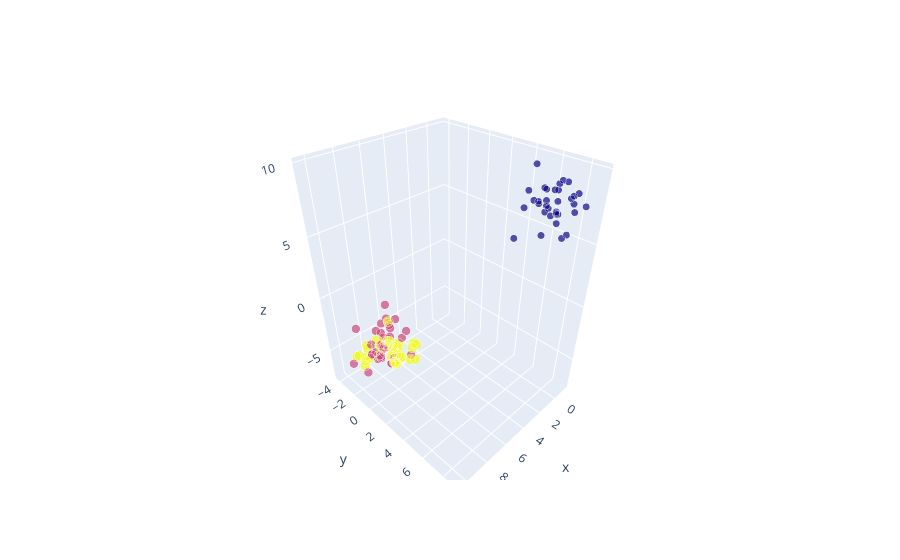

Notebook code for this chart:
### Code cell
fig = go.Figure()
fig.add_trace(go.Scatter3d(x = X[:, 0], 
                           y = X[:, 1], 
                           z = X[:, 2], 
                           mode = 'markers', 
                           marker = {'color' : y, 
                                     'size' : y + 5}), 
             )
